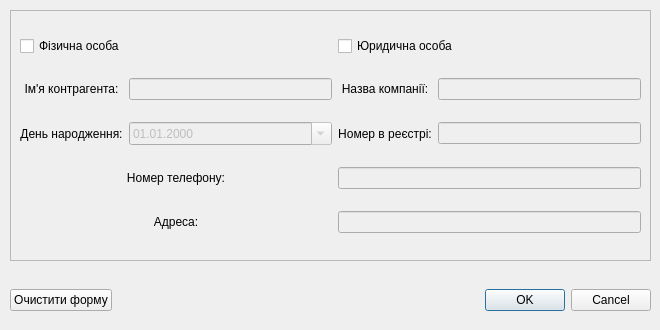
<?xml version="1.0" encoding="UTF-8"?>
<ui version="4.0">
 <class>Dialog_contractors</class>
 <widget class="QDialog" name="Dialog_contractors">
  <property name="geometry">
   <rect>
    <x>0</x>
    <y>0</y>
    <width>660</width>
    <height>330</height>
   </rect>
  </property>
  <property name="windowTitle">
   <string>Dialog</string>
  </property>
  <widget class="QFrame" name="frame_2">
   <property name="geometry">
    <rect>
     <x>10</x>
     <y>10</y>
     <width>641</width>
     <height>251</height>
    </rect>
   </property>
   <property name="frameShape">
    <enum>QFrame::StyledPanel</enum>
   </property>
   <property name="frameShadow">
    <enum>QFrame::Raised</enum>
   </property>
   <widget class="QWidget" name="gridLayoutWidget">
    <property name="geometry">
     <rect>
      <x>10</x>
      <y>10</y>
      <width>621</width>
      <height>231</height>
     </rect>
    </property>
    <layout class="QGridLayout" name="gridLayout">
     <item row="2" column="3">
      <widget class="QLineEdit" name="state_number_field">
       <property name="enabled">
        <bool>false</bool>
       </property>
       <property name="text">
        <string/>
       </property>
       <property name="dragEnabled">
        <bool>false</bool>
       </property>
       <property name="readOnly">
        <bool>false</bool>
       </property>
      </widget>
     </item>
     <item row="1" column="3">
      <widget class="QLineEdit" name="company_name_field">
       <property name="enabled">
        <bool>false</bool>
       </property>
      </widget>
     </item>
     <item row="0" column="2" colspan="2">
      <widget class="QCheckBox" name="is_entity">
       <property name="text">
        <string>Юридична особа </string>
       </property>
      </widget>
     </item>
     <item row="3" column="2" colspan="2">
      <widget class="QLineEdit" name="phone_field">
       <property name="enabled">
        <bool>false</bool>
       </property>
       <property name="alignment">
        <set>Qt::AlignCenter</set>
       </property>
      </widget>
     </item>
     <item row="2" column="0">
      <widget class="QLabel" name="label_2">
       <property name="text">
        <string>День народження:</string>
       </property>
       <property name="alignment">
        <set>Qt::AlignCenter</set>
       </property>
      </widget>
     </item>
     <item row="1" column="0">
      <widget class="QLabel" name="label_5">
       <property name="text">
        <string>Ім'я контрагента:</string>
       </property>
       <property name="alignment">
        <set>Qt::AlignCenter</set>
       </property>
      </widget>
     </item>
     <item row="0" column="0" colspan="2">
      <widget class="QCheckBox" name="is_individual">
       <property name="text">
        <string>Фізична особа</string>
       </property>
       <property name="checked">
        <bool>false</bool>
       </property>
      </widget>
     </item>
     <item row="2" column="1">
      <widget class="QDateEdit" name="birthday_field">
       <property name="enabled">
        <bool>false</bool>
       </property>
       <property name="readOnly">
        <bool>false</bool>
       </property>
       <property name="displayFormat">
        <string>dd.MM.yyyy</string>
       </property>
       <property name="calendarPopup">
        <bool>true</bool>
       </property>
       <property name="date">
        <date>
         <year>2000</year>
         <month>1</month>
         <day>1</day>
        </date>
       </property>
      </widget>
     </item>
     <item row="2" column="2">
      <widget class="QLabel" name="label_3">
       <property name="text">
        <string>Номер в реєстрі:</string>
       </property>
       <property name="alignment">
        <set>Qt::AlignCenter</set>
       </property>
      </widget>
     </item>
     <item row="3" column="0" colspan="2">
      <widget class="QLabel" name="label_6">
       <property name="text">
        <string>Номер телефону:</string>
       </property>
       <property name="alignment">
        <set>Qt::AlignCenter</set>
       </property>
      </widget>
     </item>
     <item row="1" column="2">
      <widget class="QLabel" name="label">
       <property name="text">
        <string>Назва компанії:</string>
       </property>
       <property name="alignment">
        <set>Qt::AlignCenter</set>
       </property>
      </widget>
     </item>
     <item row="1" column="1">
      <widget class="QLineEdit" name="contractor_name_field">
       <property name="enabled">
        <bool>false</bool>
       </property>
       <property name="alignment">
        <set>Qt::AlignCenter</set>
       </property>
      </widget>
     </item>
     <item row="4" column="0" colspan="2">
      <widget class="QLabel" name="label_7">
       <property name="text">
        <string>Адреса:</string>
       </property>
       <property name="alignment">
        <set>Qt::AlignCenter</set>
       </property>
      </widget>
     </item>
     <item row="4" column="2" colspan="2">
      <widget class="QLineEdit" name="adress_field">
       <property name="enabled">
        <bool>false</bool>
       </property>
       <property name="alignment">
        <set>Qt::AlignCenter</set>
       </property>
      </widget>
     </item>
    </layout>
   </widget>
   <zorder>gridLayoutWidget</zorder>
   <zorder>gridLayoutWidget</zorder>
  </widget>
  <widget class="QWidget" name="horizontalLayoutWidget">
   <property name="geometry">
    <rect>
     <x>10</x>
     <y>280</y>
     <width>641</width>
     <height>41</height>
    </rect>
   </property>
   <layout class="QHBoxLayout" name="horizontalLayout">
    <item>
     <widget class="QPushButton" name="clear_contr_form">
      <property name="text">
       <string>Очистити форму</string>
      </property>
     </widget>
    </item>
    <item>
     <widget class="QDialogButtonBox" name="buttonBox">
      <property name="orientation">
       <enum>Qt::Horizontal</enum>
      </property>
      <property name="standardButtons">
       <set>QDialogButtonBox::Cancel|QDialogButtonBox::Ok</set>
      </property>
      <property name="centerButtons">
       <bool>false</bool>
      </property>
     </widget>
    </item>
   </layout>
  </widget>
 </widget>
 <resources/>
 <connections>
  <connection>
   <sender>buttonBox</sender>
   <signal>accepted()</signal>
   <receiver>Dialog_contractors</receiver>
   <slot>accept()</slot>
   <hints>
    <hint type="sourcelabel">
     <x>248</x>
     <y>254</y>
    </hint>
    <hint type="destinationlabel">
     <x>157</x>
     <y>274</y>
    </hint>
   </hints>
  </connection>
  <connection>
   <sender>buttonBox</sender>
   <signal>rejected()</signal>
   <receiver>Dialog_contractors</receiver>
   <slot>reject()</slot>
   <hints>
    <hint type="sourcelabel">
     <x>316</x>
     <y>260</y>
    </hint>
    <hint type="destinationlabel">
     <x>286</x>
     <y>274</y>
    </hint>
   </hints>
  </connection>
 </connections>
</ui>
